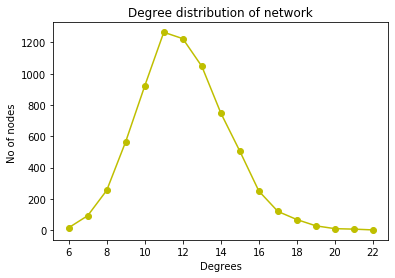

Reproduce this figure in Python.
import networkx as nx
import matplotlib.pyplot as plt

def plot_deg_dist(G):
	all_degree=dict(nx.degree(G)).values()
	unique_degree=list(set(all_degree))
	count_degree=[]
	all_degree=list(all_degree)
	
	for i in unique_degree:
		x=all_degree.count(i)
		count_degree.append(x)	
	plt.plot(unique_degree,count_degree,'yo-')
	plt.xlabel('Degrees')
	plt.ylabel('No of nodes ')
	plt.title('Degree distribution of network')
	plt.show()


G =nx.watts_strogatz_graph(7115, 12, 0.65, seed=None)


print("Shortest path ")
for C in (G.subgraph(c).copy() for c in nx.connected_components(G)):
  print(nx.average_shortest_path_length(C))

print(nx.average_clustering(G))
plot_deg_dist(G)
